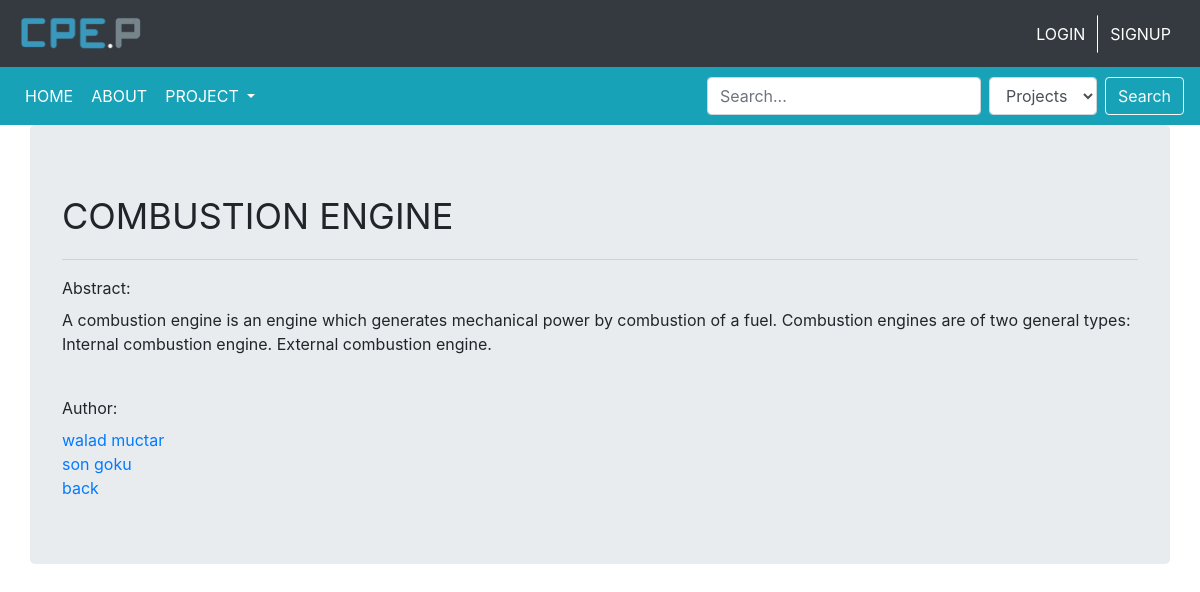
/preview.php?view=1, run on the app's committed database.
### tables this page shows
CREATE TABLE `docs` (
  `docs_id` int(11) NOT NULL,
  `docs_title` varchar(255) NOT NULL,
  `docs_type1` varchar(255) NOT NULL,
  `docs_type2` varchar(255) NOT NULL,
  `docs_abstract` text NOT NULL,
  `docs_keyword` text NOT NULL,
  `docs_status` bit(1) NOT NULL DEFAULT b'0',
  `docs_date` date NOT NULL,
  `docs_like` int(11) NOT NULL,
  `docs_view` int(11) NOT NULL
);

CREATE TABLE `accounts` (
  `account_id` int(11) NOT NULL,
  `account_type` varchar(255) NOT NULL DEFAULT 'user',
  `account_student_num` int(11) DEFAULT NULL,
  `account_firstname` varchar(255) NOT NULL,
  `account_surname` varchar(255) NOT NULL,
  `account_username` varchar(255) NOT NULL,
  `account_picture` mediumblob,
  `account_password` varchar(255) NOT NULL,
  `account_email` varchar(100) NOT NULL,
  `account_contactnum` varchar(255) NOT NULL,
  `account_desc` text NOT NULL,
  `account_leadershipact` text NOT NULL,
  `account_skills` text NOT NULL,
  `account_age` int(11) NOT NULL,
  `account_status` bit(1) DEFAULT b'0'
);

### preview.php (the view, shortened to what this page needs)
<?php
    if(isset($_SESSION['loggedIn'])){
        if($_SESSION['loggedIn'] == true){
            $style1 = '';
            $style2 = 'display:none';
        }elseif($_SESSION['loggedIn'] == false){
            $style1 = 'display:none';
            $style2 = '';
        }
        if($_SESSION['type'] == 'admin1'){
            $style5;
        } elseif($_SESSION['type'] == 'admin2'){
            $style4 = 'display:none';
        }else{
            $style3 = 'display:none';
            $style4 = 'display:none';
            echo "<script>alert('Unauthorized');
            window.location.href='login.php'
             </script>";
        }
}else{
    $style2 = '';
}
?>
<!DOCTYPE html>
<html>
<head>
    <link rel="stylesheet" type="text/css" href="bootstrap-4.1.3-dist/css/bootstrap.min.css">
</head>
<body>
    <nav class="navbar  navbar-dark bg-dark">
        <a class="navbar-brand" href="index.php"><img src="cpeplogo.png"></a>
        <form class="form-inline my-2 my-lg-0">
          <div class="btn-group" role="group" aria-label="Basic example" style="<?php echo $style2; ?>" >
              <button type="button" class="btn btn-dark"  data-toggle="modal" data-target="#myModal1" style="border-right: 1.1px solid white">LOGIN</button>
              <a href="register.php" class="btn btn-dark" role="button" style="border-left: 1.1px solid white; color: white;">SIGNUP</a>
            </div>
        </form>
    </nav>
   <nav class="navbar navbar-expand-lg navbar-dark bg-info sticky-top">
    <div class="collapse navbar-collapse" id="navbarSupportedContent">
      <ul class="navbar-nav mr-auto">
        <li class="nav-item active">
          <a class="nav-link btn btn-info" href="../project">HOME <span class="sr-only">(current)</span></a>
        </li>
        <li class="nav-item active">
          <a class="nav-link btn btn-info" href="about.php">ABOUT</a>
        </li>
        <li class="nav-item dropdown active">
          <a class="nav-link dropdown-toggle btn btn-info" ondblclick="window.location='project.php'" href="#" id="navbarDropdown" role="button" data-toggle="dropdown" aria-haspopup="true" aria-expanded="false">
            PROJECT
          </a>
        </li>
      </ul>
    </div>
    <form class="form-inline float-right" action="search.php" method="GET">
        <input id="searchkey" class="form-control mr-sm-2"  type="text" name="searchkey" placeholder="Search..." aria-label="Search">
      <select class="form-control mr-sm-2" name="catalog">
        <option class="form-control" value="projects">Projects</option>
      </select>
        <button class="btn btn-outline-light my-2 my-sm-0" type="submit" id="btnsearch" name="btnsearch">Search</button>
      </form>
  </nav>
              <div class="container jumbotron">
<?php
$conn = new mysqli('localhost', 'root', '', 'testing');
$id = $_GET['view'];
$sql = "SELECT * FROM docs WHERE docs_id = $id";
$result = $conn->query($sql);
if ($result->num_rows > 0) {
    while($row = $result->fetch_assoc()) {
        echo '<span class="font-weight-bolder" style="font-size: 3vw;text-transform: uppercase;">'. $row["docs_title"]. '</span><hr>';
        echo '<label>Abstract:</label><br>';
        echo "<p>" . $row["docs_abstract"]. "</p><br>";
        $title = $row["docs_title"];
    }
} else {
    echo "0 results";
}
$sql1 = "SELECT authors.author_firstname, authors.author_surname FROM authors JOIN projects ON projects.author_id = authors.author_id JOIN docs on docs.docs_id = projects.docs_id  WHERE docs.docs_title = '$title'";
$result1 = $conn->query($sql1);
if ($result1->num_rows > 0) {
        echo '<label>Author:</label><br>';
    while($row1 = $result1->fetch_assoc()) {
        $sql2 = 'SELECT * FROM `accounts` WHERE `account_firstname` =  "'.$row1["author_firstname"].'" AND `account_surname` = "'.$row1["author_surname"].'" LIMIT 1';
            $result2 = $conn->query($sql2);
            if ($result2->num_rows > 0) {
                while($row2 = $result2->fetch_assoc()) {
                    echo "<a href='#'>".$row2["account_firstname"]. "&nbsp;".  $row2["account_surname"] . "</a><br>";
                }
            } else {
                echo $row1["author_firstname"]. "&nbsp;".  $row1["author_surname"] . "<br>";
            }
    }
} else {
    echo "0 results";
}
?>
<a name="back" href="<?php echo $_SERVER['HTTP_REFERER'] ?>">back</a>
</div>
</body>
</html>

### data on the page
docs: docs_title "COMBUSTION ENGINE", docs_abstract "A combustion engine is an engine which generates mechanical power by combustion of a fuel. Combustion engines are of two general types: Internal combustion engine. External combustion engine."
accounts: account_firstname "walad", account_surname "muctar"
accounts: account_firstname "son", account_surname "goku"
